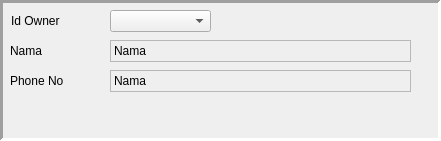
   <widget class="QFrame" name="frame_2">
    <property name="geometry">
     <rect>
      <x>480</x>
      <y>170</y>
      <width>441</width>
      <height>141</height>
     </rect>
    </property>
    <property name="autoFillBackground">
     <bool>true</bool>
    </property>
    <property name="frameShape">
     <enum>QFrame::Panel</enum>
    </property>
    <property name="frameShadow">
     <enum>QFrame::Sunken</enum>
    </property>
    <property name="lineWidth">
     <number>3</number>
    </property>
    <widget class="QLabel" name="roleLabel">
     <property name="geometry">
      <rect>
       <x>11</x>
       <y>10</y>
       <width>60</width>
       <height>22</height>
      </rect>
     </property>
     <property name="text">
      <string>Id Owner</string>
     </property>
    </widget>
    <widget class="QLabel" name="roleLabel_2">
     <property name="geometry">
      <rect>
       <x>10</x>
       <y>40</y>
       <width>60</width>
       <height>22</height>
      </rect>
     </property>
     <property name="text">
      <string>Nama</string>
     </property>
    </widget>
    <widget class="QLabel" name="Lbl_OwnerNama">
     <property name="geometry">
      <rect>
       <x>110</x>
       <y>40</y>
       <width>301</width>
       <height>22</height>
      </rect>
     </property>
     <property name="frameShape">
      <enum>QFrame::StyledPanel</enum>
     </property>
     <property name="lineWidth">
      <number>3</number>
     </property>
     <property name="text">
      <string>Nama</string>
     </property>
    </widget>
    <widget class="QLabel" name="roleLabel_4">
     <property name="geometry">
      <rect>
       <x>10</x>
       <y>70</y>
       <width>60</width>
       <height>22</height>
      </rect>
     </property>
     <property name="text">
      <string>Phone No</string>
     </property>
    </widget>
    <widget class="QLabel" name="Lbl_OwnerPhone">
     <property name="geometry">
      <rect>
       <x>110</x>
       <y>70</y>
       <width>301</width>
       <height>22</height>
      </rect>
     </property>
     <property name="frameShape">
      <enum>QFrame::StyledPanel</enum>
     </property>
     <property name="lineWidth">
      <number>3</number>
     </property>
     <property name="text">
      <string>Nama</string>
     </property>
    </widget>
    <widget class="QComboBox" name="Combo_IdOwner">
     <property name="geometry">
      <rect>
       <x>110</x>
       <y>10</y>
       <width>101</width>
       <height>22</height>
      </rect>
     </property>
    </widget>
   </widget>
